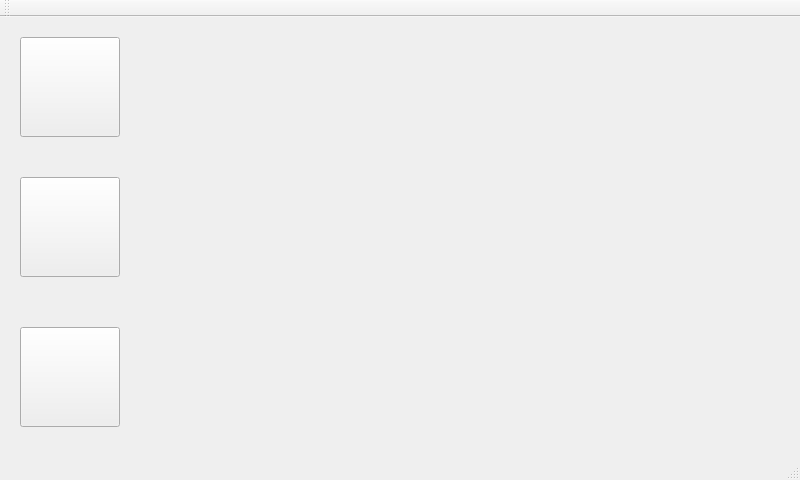
<?xml version="1.0" encoding="UTF-8"?>
<ui version="4.0">
 <class>MainWindow</class>
 <widget class="QMainWindow" name="MainWindow">
  <property name="geometry">
   <rect>
    <x>0</x>
    <y>0</y>
    <width>800</width>
    <height>480</height>
   </rect>
  </property>
  <property name="windowTitle">
   <string>QT-GAOLLE</string>
  </property>
  <property name="styleSheet">
   <string notr="true"> #MainWindow{
	border-image: url(:/image/start.jpg);

}</string>
  </property>
  <widget class="QWidget" name="centralWidget">
   <widget class="QPushButton" name="Picture_Button">
    <property name="geometry">
     <rect>
      <x>20</x>
      <y>20</y>
      <width>100</width>
      <height>100</height>
     </rect>
    </property>
    <property name="text">
     <string/>
    </property>
    <property name="icon">
     <iconset>
      <normalon>:/image/pop.png</normalon>
     </iconset>
    </property>
    <property name="iconSize">
     <size>
      <width>100</width>
      <height>100</height>
     </size>
    </property>
   </widget>
   <widget class="QPushButton" name="Led_Button">
    <property name="geometry">
     <rect>
      <x>20</x>
      <y>160</y>
      <width>100</width>
      <height>100</height>
     </rect>
    </property>
    <property name="text">
     <string/>
    </property>
    <property name="icon">
     <iconset>
      <normalon>:/image/open_led.jpg</normalon>
     </iconset>
    </property>
    <property name="iconSize">
     <size>
      <width>100</width>
      <height>100</height>
     </size>
    </property>
   </widget>
   <widget class="QPushButton" name="Music_Button">
    <property name="geometry">
     <rect>
      <x>20</x>
      <y>310</y>
      <width>100</width>
      <height>100</height>
     </rect>
    </property>
    <property name="text">
     <string/>
    </property>
    <property name="icon">
     <iconset>
      <normalon>:/image/music.jpg</normalon>
     </iconset>
    </property>
    <property name="iconSize">
     <size>
      <width>100</width>
      <height>100</height>
     </size>
    </property>
   </widget>
  </widget>
  <widget class="QMenuBar" name="menuBar">
   <property name="geometry">
    <rect>
     <x>0</x>
     <y>0</y>
     <width>800</width>
     <height>25</height>
    </rect>
   </property>
  </widget>
  <widget class="QToolBar" name="mainToolBar">
   <attribute name="toolBarArea">
    <enum>TopToolBarArea</enum>
   </attribute>
   <attribute name="toolBarBreak">
    <bool>false</bool>
   </attribute>
  </widget>
  <widget class="QStatusBar" name="statusBar"/>
 </widget>
 <layoutdefault spacing="6" margin="11"/>
 <resources/>
 <connections/>
</ui>
